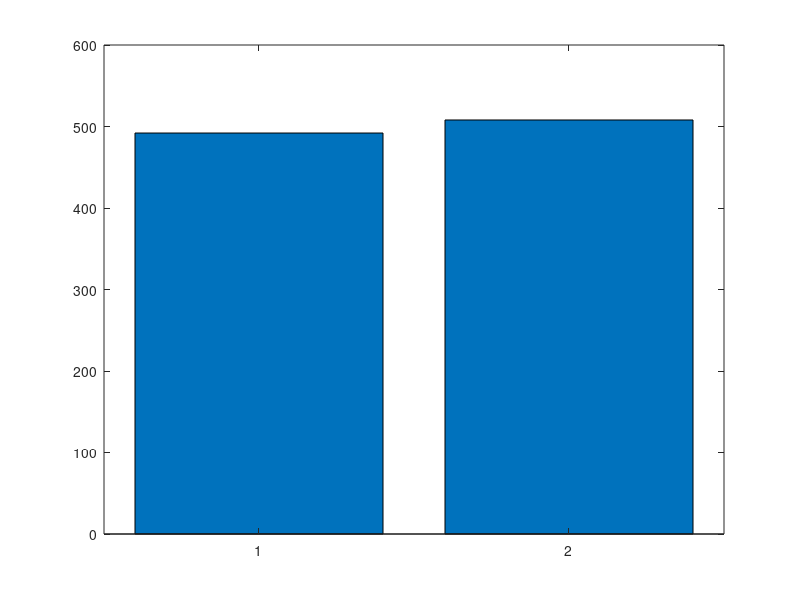
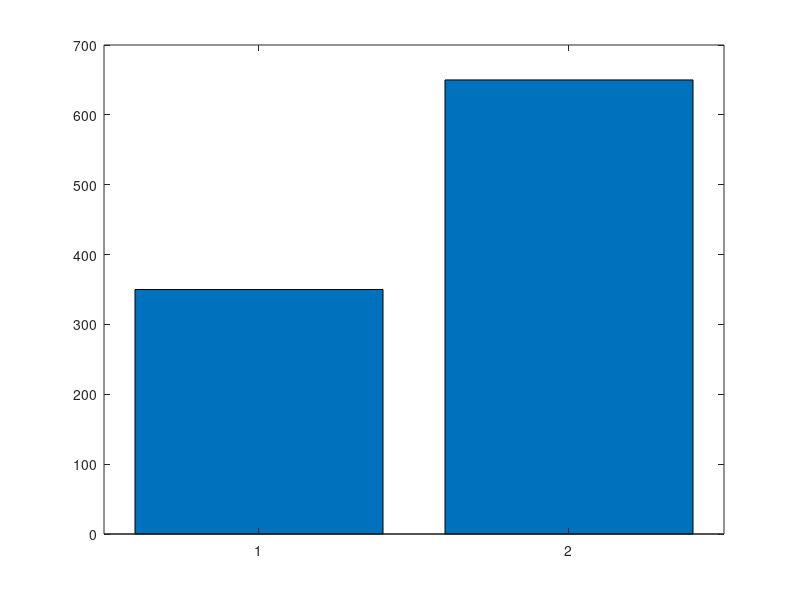

Here is the MATLAB script that generated these plots, in order:
N = 1000;

p_1 = [1/6 1/6 1/6 1/6 1/6 1/6]; % probability of each face
P_1 = [0 cumsum(p_1)] ;
roll_1 = zeros(N,1); % vector to hold results of each roll
% (the memory is "pre-allocated" in this
% way to speed up Matlab processing


for i=1:N % loop over number of rolls
    x=rand(1,1);
    for j=2:length(P_1), % determine result of each roll
        if( (P_1(j-1)<x) & (x<P_1(j)) )
            roll_1(i) = j-1;
            break
        end
    end
end

p_2 = [0.1 0.2 0.4 0.3]; % probability of each face for rigged dice
P_2 = [0 cumsum(p_2)] ;
roll_2 = zeros(N,1);

for i=1:N % loop over number of rolls
    x=rand(1,1);
    for j=2:length(P_2), % determine result of each roll
        if( (P_2(j-1)<x) & (x<P_2(j)) )
            roll_2(i) = j-1;
            break
        end
    end
end

Togheter_roll = roll_1+roll_2;
Togheter_chance_odd_or_even = zeros(1,2);%First value is even, second is odd.

for i=1:N
    if ~mod(Togheter_roll(i),2)
        Togheter_chance_odd_or_even(1) = Togheter_chance_odd_or_even(1)+1;
    else 
        Togheter_chance_odd_or_even(2) = Togheter_chance_odd_or_even(2)+1;
    end
end

figure(1)
bar(Togheter_chance_odd_or_even) %First value is even, second is odd.

Togheter_chance_odd_or_even_2 = zeros(1,2); %First value is greater than 2, second is 2.

for i=1:N
    if roll_2(i) > 2 && ~mod(Togheter_roll(i),2)
        Togheter_chance_odd_or_even_2(1) = Togheter_chance_odd_or_even_2(1)+1;
    else
        Togheter_chance_odd_or_even_2(2) = Togheter_chance_odd_or_even_2(2)+1;
    end
end

figure(2)
bar(Togheter_chance_odd_or_even_2) %First value is greater than 2 and even, second is everything else.
